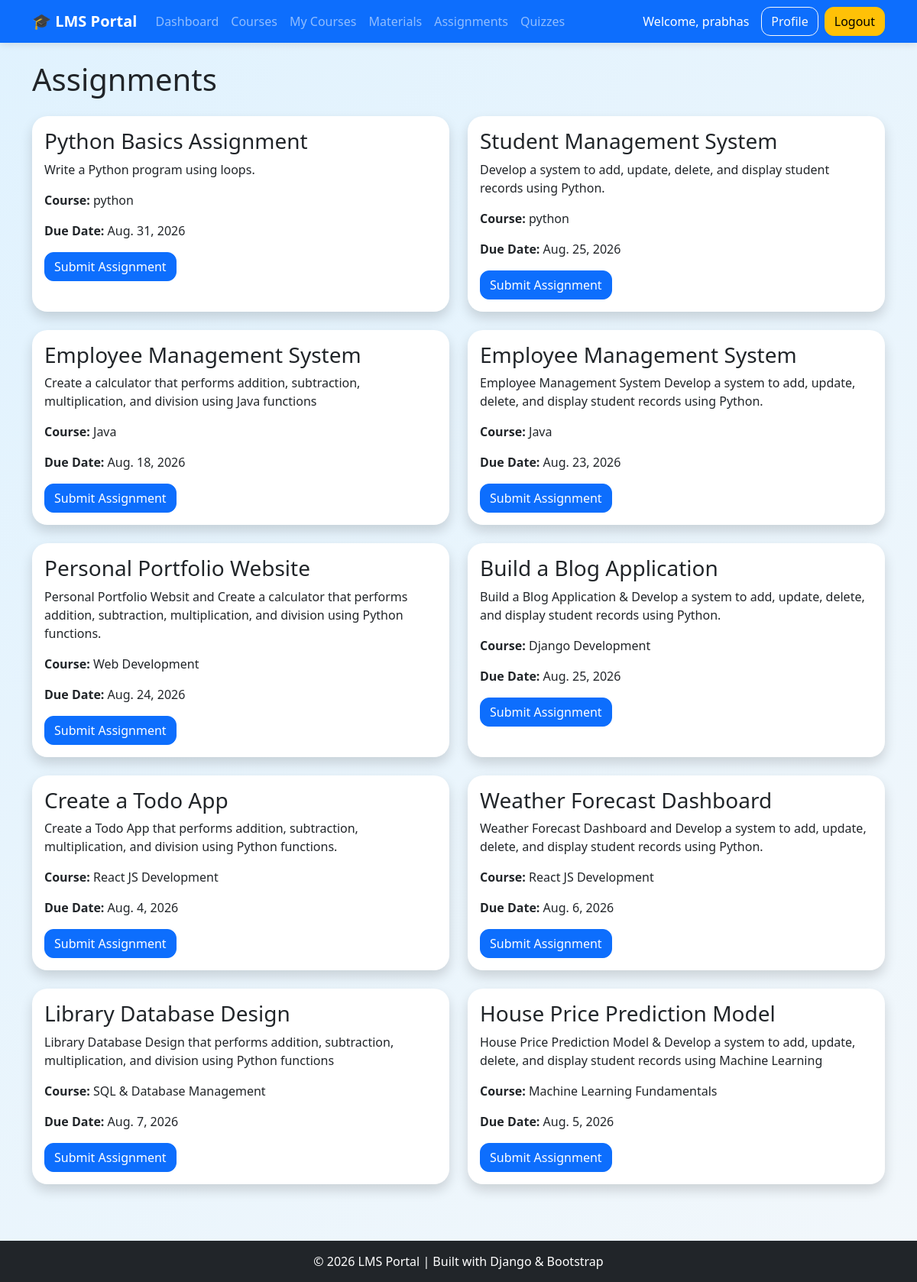
The app's page /assignments/ (signed in) with its own data.
### lms/models.py (models this page shows, shortened)
class Assignment(models.Model):
    course = models.ForeignKey(Course, on_delete=models.CASCADE)
    title = models.CharField(max_length=200)
    description = models.TextField()
    due_date = models.DateField()

class Course(models.Model):
    title = models.CharField(max_length=200)
    description = models.TextField()

### lms/views.py (the view)
# urls.py: path('assignments/', views.assignments, name='assignments'),
@login_required
def assignments(request):
    assignments = Assignment.objects.all()
    return render(
        request,
        'assignments.html',
        {'assignments': assignments}
    )

### lms/templates/assignments.html
{% extends 'base.html' %}
{% block content %}
<h1 class="mb-4">Assignments</h1>
<div class="row">
{% for assignment in assignments %}
<div class="col-md-6 mb-4">
    <div class="card shadow h-100">
        <div class="card-body">
            <h3>{{ assignment.title }}</h3>
            <p>{{ assignment.description }}</p>
            <p>
                <strong>Course:</strong>
                {{ assignment.course.title }}
            </p>
            <p>
                <strong>Due Date:</strong>
                {{ assignment.due_date }}
            </p>
            <a href="/submit-assignment/{{ assignment.id }}/"
               class="btn btn-primary">
                Submit Assignment
            </a>
        </div>
    </div>
</div>
{% empty %}
<div class="alert alert-info">
    No assignments available.
</div>
{% endfor %}
</div>
{% endblock %}

### lms/templates/base.html (shortened to what this page needs)
<!DOCTYPE html>
<html>
<head>
    <link href="https://cdn.jsdelivr.net/npm/bootstrap@5.3.3/dist/css/bootstrap.min.css"
          rel="stylesheet">
</head>
<body>
<nav class="navbar navbar-expand-lg navbar-dark bg-primary">
    <div class="container">
        <a class="navbar-brand fw-bold" href="/">
            🎓 LMS Portal
        </a>
        <div class="collapse navbar-collapse"
             id="navbarNav">
            <ul class="navbar-nav me-auto">
                <li class="nav-item">
                    <a class="nav-link" href="/dashboard/">
                        Dashboard
                    </a>
                </li>
                <li class="nav-item">
                    <a class="nav-link" href="/courses/">
                        Courses
                    </a>
                </li>
                <li class="nav-item">
                    <a class="nav-link" href="/my-courses/">
                        My Courses
                    </a>
                </li>
                <li class="nav-item">
                    <a class="nav-link" href="/study-materials/">
                        Materials
                    </a>
                </li>
                <li class="nav-item">
                    <a class="nav-link" href="/assignments/">
                        Assignments
                    </a>
                </li>
                <li class="nav-item">
                    <a class="nav-link" href="/quizzes/">
                        Quizzes
                    </a>
                </li>
            </ul>
           {% if user.is_authenticated %}
    <span class="text-white me-3">
        Welcome, {{ user.username }}
    </span>
    <a class="btn btn-outline-light me-2"
       href="/profile/">
        Profile
    </a>
    <a class="btn btn-warning"
       href="{% url 'logout' %}">
        Logout
    </a>
{% endif %}
        </div>
    </div>
</nav>
<div class="container mt-4">
    {% block content %}
    {% endblock %}
</div>
<div class="footer">
    © 2026 LMS Portal | Built with Django & Bootstrap
</div>
</body>
</html>

### lms/templates/base.html (style rules this page uses)
body { background: linear-gradient( -45deg, #f8f9fa, #eef2ff, #f8f9fa, #e0f2fe ); background-size: 400% 400%; animation: gradientMove 15s ease infinite; }
.card { border-radius:20px; }
.btn { border-radius:12px; }
.navbar { box-shadow:0 2px 10px rgba(0,0,0,0.1); }
.footer { background:#212529; color:white; padding:15px; text-align:center; margin-top:50px; }
.card { transition: all 0.3s ease; border: none; animation: fadeInUp 0.8s ease; }
.bg-primary { animation: slideDown 1s ease; }
.btn { transition: all 0.3s ease; }
.nav-link { transition:0.3s; }

### records on screen
Assignment: title "Python Basics Assignment", description "Write a Python program using loops.", course "python", due_date "Aug. 31, 2026"
Assignment: title "Student Management System", description "Develop a system to add, update, delete, and display student records using Python.", course "python", due_date "Aug. 25, 2026"
Assignment: title "Employee Management System", description "Create a calculator that performs addition, subtraction, multiplication, and division using Java functions", course "Java", due_date "Aug. 18, 2026"
Assignment: title "Employee Management System", description "Employee Management System Develop a system to add, update, delete, and display student records using Python.", course "Java", due_date "Aug. 23, 2026"
Assignment: title "Personal Portfolio Website", description "Personal Portfolio Websit and Create a calculator that performs addition, subtraction, multiplication, and division using Python functions.", course "Web Development", due_date "Aug. 24, 2026"
Assignment: title "Build a Blog Application", description "Build a Blog Application & Develop a system to add, update, delete, and display student records using Python.", course "Django Development", due_date "Aug. 25, 2026"
Assignment: title "Create a Todo App", description "Create a Todo App that performs addition, subtraction, multiplication, and division using Python functions.", course "React JS Development", due_date "Aug. 4, 2026"
Assignment: title "Weather Forecast Dashboard", description "Weather Forecast Dashboard and Develop a system to add, update, delete, and display student records using Python.", course "React JS Development", due_date "Aug. 6, 2026"
Assignment: title "Library Database Design", description "Library Database Design that performs addition, subtraction, multiplication, and division using Python functions", course "SQL & Database Management", due_date "Aug. 7, 2026"
Assignment: title "House Price Prediction Model", description "House Price Prediction Model & Develop a system to add, update, delete, and display student records using Machine Learning", course "Machine Learning Fundamentals", due_date "Aug. 5, 2026"

### other values on screen
{{ user.username }} "prabhas"
